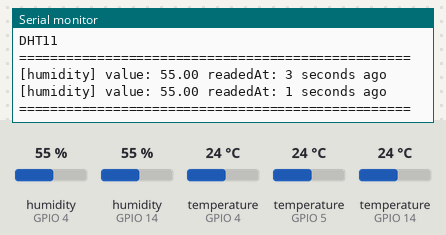
The program below on a simulated ESP8266 (NodeMCU). On the bench: the last lines printed to the serial monitor. The test bench sets the inputs (shaded band); at power-on: humidity (sensors on GPIO 4, GPIO 14) 55 %, temperature (sensors on GPIO 5, GPIO 4, GPIO 14) 24 °C.

Above: at 5.5 s.
5.6 s: humidity (sensor on GPIO 4) set to 22 %
8.7 s: humidity (sensor on GPIO 14) set to 22 %
At 11.6 s:
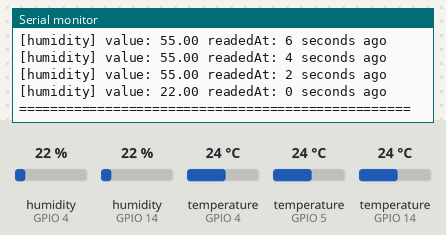
11.8 s: temperature (sensor on GPIO 5) set to 12 °C
14.9 s: temperature (sensor on GPIO 4) set to 19 °C
At 15.92 s:
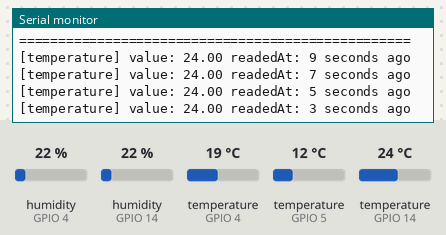
18.0 s: temperature (sensor on GPIO 14) set to 28 °C
At 20.95 s:
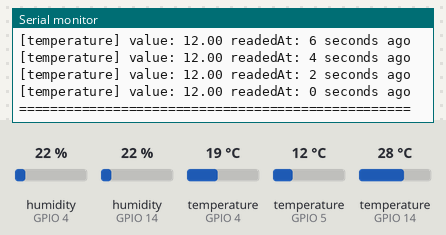
21.1 s: temperature (sensor on GPIO 5) set to 19 °C
At 22.2 s:
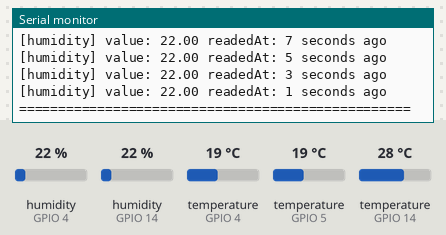
Timing chart, 0 to 24.1 s (numbered marks = the images above; inputs shaded):
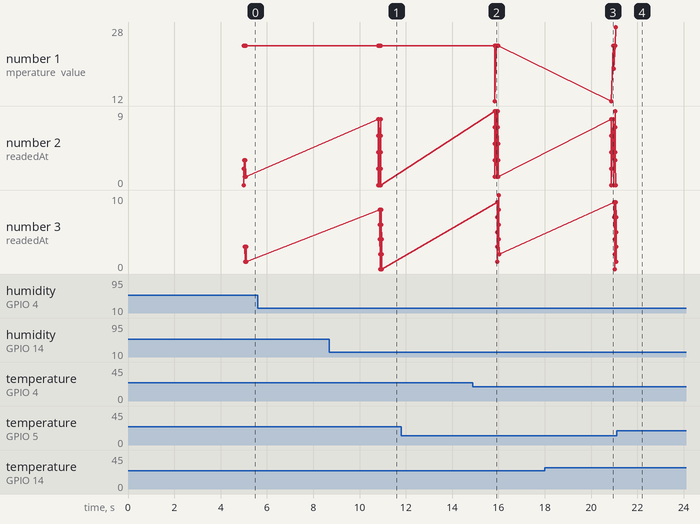

The program:

main.cpp
```cpp
#include "Arduino.h"
#include "controllers/SensorsController.hpp"

SensorsController sensorController = SensorsController();

void setup() {
  Serial.begin(115200);
}

void loop() {
  sensorController.loop();
  yield();
}
```

SensorsController.hpp
```cpp
#ifndef SENSORS_CONTROLLER_H
#define SENSORS_CONTROLLER_H

#include "../domain/entities/sensors/DHT11Sensor.hpp"
#include "../domain/entities/sensors/DHT22Sensor.hpp"
#include "../domain/entities/sensors/DS18B20Sensor.hpp"
#include "../domain/interfaces/IController.hpp"

class SensorsController: public IController {
  private:
    DHT11Sensor dht11 = DHT11Sensor();
    DHT22Sensor dht22 = DHT22Sensor();
    DS18B20Sensor dsProbe = DS18B20Sensor();
    float h;
    float t;
  public:
    SensorsController();
    void loop();
};

SensorsController::SensorsController() { }

void SensorsController::loop() {
  dht22.read();
  dht11.read();
  dsProbe.read();
  dsProbe.printSensorValues();
  dht22.printDHTSensorValues();
  dht11.printDHTSensorValues();
}

#endif
```

DHT11Sensor.hpp
```cpp
#ifndef DTH11SENSOR_H
#define DTH11SENSOR_H

#include "../../interfaces/IDHTSensor.hpp"
#include "DHT.h"

class DHT11Sensor: public IDHTSensor {
  private:
    static const uint8_t PIN = 14;
  public:
    DHT11Sensor();
};

DHT11Sensor::DHT11Sensor(): IDHTSensor(DHT11Sensor::PIN, DHT11) {
  setName("DHT11");
}

#endif
```

DHT22Sensor.hpp
```cpp
#ifndef DTH22SENSOR_H
#define DTH22SENSOR_H

#include "../../interfaces/IDHTSensor.hpp"
#include "DHT.h"

class DHT22Sensor: public IDHTSensor {
  private:
    static const uint8_t PIN = 4;
  public:
    DHT22Sensor();
};

DHT22Sensor::DHT22Sensor(): IDHTSensor(DHT22Sensor::PIN, DHT22) {
  setName("DHT22");
}

#endif
```

DS18B20Sensor.hpp
```cpp
#ifndef DS18B20SENSOR_H
#define DS18B20SENSOR_H

#include "../../interfaces/ISensor.hpp"
#include "OneWire.h"
#include "DallasTemperature.h"

class DS18B20Sensor: public ISensor {
  private:
    static const uint8_t PIN = 5;
    OneWire* oneWire;
    DallasTemperature* dsProbe;
  public:
    DS18B20Sensor();
    void read() {
      if(!canRead()) return;

      setLastReading(millis());
      dsProbe->requestTemperatures();
      float temp = dsProbe->getTempCByIndex(0);
      saveValue(temp, millis(), "temperature");
    }
};

DS18B20Sensor::DS18B20Sensor(): ISensor(DS18B20Sensor::PIN) {
  oneWire = new OneWire(DS18B20Sensor::PIN);
  dsProbe = new DallasTemperature(oneWire);
  setName("DS18B20");
}

#endif
```

IController.hpp
```cpp
#ifndef I_CONTROLLER_H
#define I_CONTROLLER_H
#include "Arduino.h"

class IController {
  private:
  public:
    virtual void loop() = 0;
};

#endif
```

IDHTSensor.cpp
```cpp
#include "IDHTSensor.hpp"

IDHTSensor::IDHTSensor(uint8_t pin, const uint8_t dhtType): ISensor(pin) {
  dht = new DHT(pin, dhtType);
  type = dhtType;
  dht->begin();
}

void IDHTSensor::read() {
  if(!canRead()) return;

  setLastReading(millis());
  saveHumidity(dht->readHumidity(), millis());
  saveTemperature(dht->readTemperature(), millis());
}

void IDHTSensor::saveTemperature(float temperature, uint32_t readedAt) {
  if (tempertureValues.size() >= getMaxValues()) {
    tempertureValues.erase(tempertureValues.begin());
  }
  tempertureValues.push_back(new ISensorValue(temperature,
                                              readedAt,
                                              "temperature"));
}

void IDHTSensor::saveHumidity(float humidity, uint32_t readedAt) {
  if (humidityValues.size() >= getMaxValues()) {
    humidityValues.erase(humidityValues.begin());
  }
  humidityValues.push_back(new ISensorValue(humidity,
                                            readedAt,
                                            "humidity"));
}


void IDHTSensor::printDHTSensorValues() {
  if (!canPrint()) return;

  printSensorValues(tempertureValues);
  printSensorValues(humidityValues);
  setLastPrint(millis());
}
```

IDHTSensor.hpp
```cpp
#ifndef I_DHTSENS_H
#define I_DHTSENS_H

#include <vector>
#include "DHT.h"
#include "ISensor.hpp"
#include "ISensorValue.hpp"

class IDHTSensor: public ISensor {
  private:
    uint8_t type;
    std::vector<ISensorValue*> tempertureValues;
    std::vector<ISensorValue*> humidityValues;
    DHT* dht;

  public:
    static const uint8_t DHT22type = 22;
    static const uint8_t DHT11type = 11;
    IDHTSensor(uint8_t pin, const uint8_t dhtType);
    void read();
    void saveTemperature(float temperature, uint32_t readedAt);
    void saveHumidity(float humidity, uint32_t readedAt);
    void printDHTSensorValues();
};

#endif
```

ISensor.cpp
```cpp
#include "ISensor.hpp"

ISensor::ISensor(uint8_t pin) { _pin = pin; _lastPrint = millis(); }

uint8_t ISensor::getMaxValues() { return _maxValues; }

bool ISensor::canRead() {
  return(((millis() - getLastReading()) / 1000) >= _readingInterval);
}

bool ISensor::canPrint() {
  return(((millis() - getLastPrint()) / 1000) >= _printInterval);
}

void ISensor::saveValue(float value, uint32_t readedAt, const char* type) {
  if (sensorValues.size() >= getMaxValues())
    sensorValues.erase(sensorValues.begin());
  sensorValues.push_back(new ISensorValue(value, readedAt, type));
}

void ISensor::printSensorValues() {
  if (!canPrint()) return;

  printSensorValues(sensorValues);
  setLastPrint(millis());
}

void ISensor::printSensorValues(std::vector<ISensorValue*> sv) {
  if (sv.size() == 0) return;

  Serial.println("==================================================");
  Serial.println(getName());
  Serial.println("==================================================");
  for (auto it = sv.begin(); it != sv.end(); ++it) {
    (*it)->print();
  }
  Serial.println("==================================================");
}
```

ISensor.hpp
```cpp
#ifndef I_ISENSOR_H
#define I_ISENSOR_H

#include <OneWire.h>
#include <stdint.h>
#include "ISensorValue.hpp"
#include <vector>
class ISensor {
  private:
    uint8_t _pin;
    const uint8_t _readingInterval = 2; // in seconds
    const uint8_t _printInterval = 5; // in seconds
    unsigned long _lastReading;
    unsigned long _lastPrint;
    const uint8_t _maxValues = 5;
    std::vector<ISensorValue*> sensorValues;
    char name[32];
  public:
    ISensor(uint8_t pin);

    virtual void read() = 0;
    bool canRead();
    bool canPrint();

    void setName(const char* name) { strcpy(this->name, name); };
    void setLastReading(unsigned long millis) { _lastReading = millis; }
    void setLastPrint(unsigned long millis) { _lastPrint = millis; }

    char * getName() { return name; };
    uint8_t getMaxValues();
    unsigned long getLastReading() { return _lastReading; }
    unsigned long getLastPrint() { return _lastPrint; }

    void saveValue(float value, uint32_t readedAt, const char* type);

    void printSensorValues();
    void printSensorValues(std::vector<ISensorValue*> sensorValues);
};

#endif
```

ISensorValue.cpp
```cpp
#include "ISensorValue.hpp"

ISensorValue::ISensorValue(float v, uint32_t time, const char* type) {
  setType(type);
  value = v;
  readedAt = time;
  type = type;
}

void ISensorValue::printValue() {
  Serial.print("value: ");
  Serial.print(value);
}

void ISensorValue::printType() {
  Serial.print("[");
  Serial.print(type);
  Serial.print("] ");
}

void ISensorValue::printReadedAt() {
  Serial.print(" readedAt: ");
  printSecondsAgo();
}

void ISensorValue::printSecondsAgo(){
  Serial.print((millis() - readedAt) / 1000);
  Serial.println(" seconds ago");
}

void ISensorValue::print() {
  printType();
  printValue();
  printReadedAt();
}
```

ISensorValue.hpp
```cpp
#ifndef I_SENSOR_VALUE_H
#define I_SENSOR_VALUE_H

#include <stdint.h>
#include <string>
#include "Arduino.h"
class ISensorValue {
  private:
    float value;
    char type[32];
    uint32_t readedAt;
  public:
    ISensorValue(float v, uint32_t time, const char* type);

    void setType(const char* type) { strcpy(this->type, type); };
    char * getType() { return type; };

    float getValue() { return value; }
    float getReadedAt() { return readedAt; }
    void printType();
    void printValue();
    void printReadedAt();
    void printSecondsAgo();
    void print();
};


#endif
```

Measured:
- plotted number 1: 24 → 28 after the input at 18.0 s
